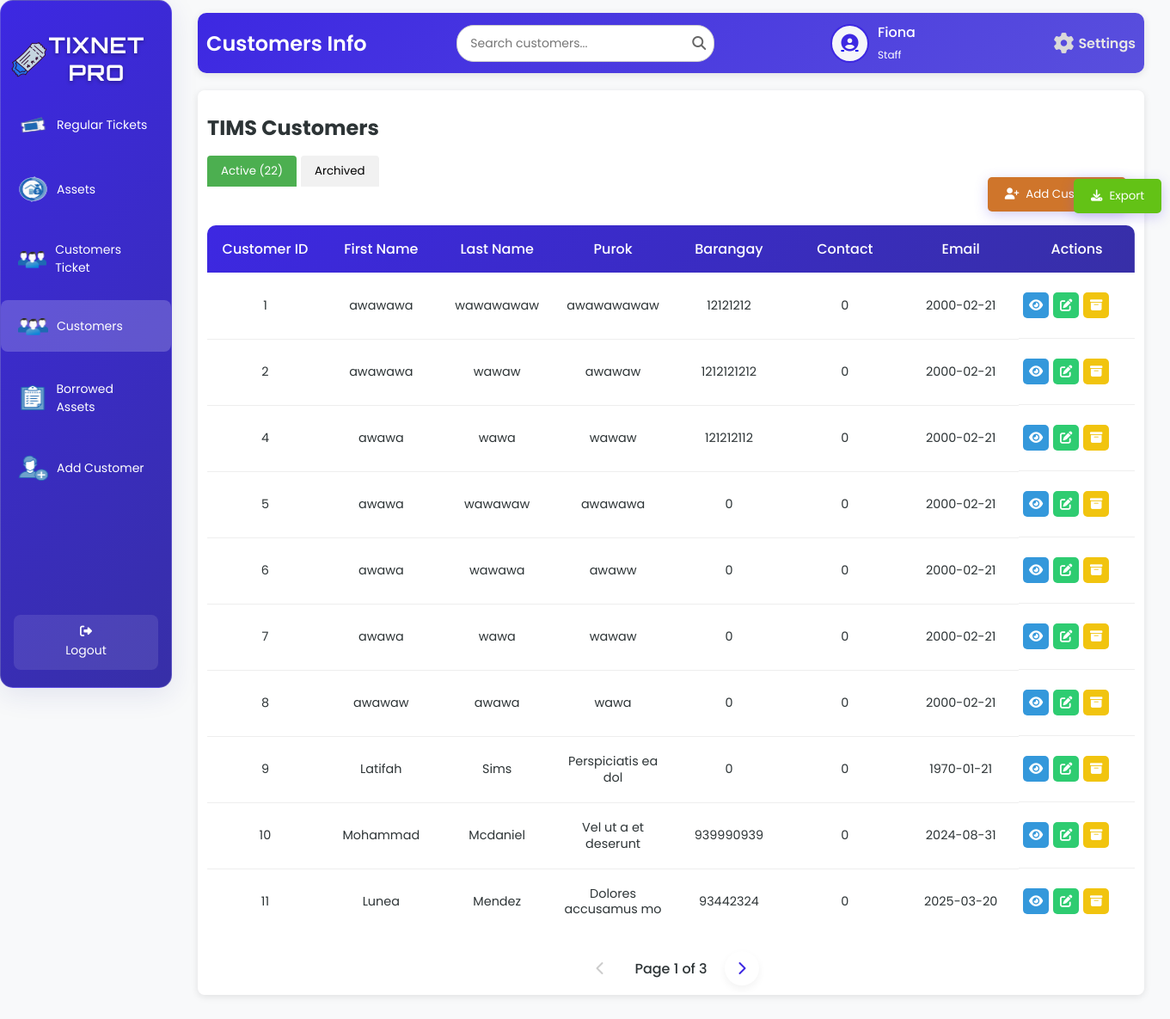
/customersT.php (signed in), run on the app's committed database.
### tables this page shows
CREATE TABLE `tbl_customer` (
  `c_id` int(50) NOT NULL,
  `c_fname` varchar(200) NOT NULL,
  `c_lname` varchar(200) NOT NULL,
  `c_purok` varchar(200) NOT NULL,
  `c_barangay` varchar(200) NOT NULL,
  `c_contact` varchar(100) NOT NULL,
  `c_email` varchar(200) NOT NULL,
  `c_date` date NOT NULL,
  `c_napname` varchar(200) NOT NULL,
  `c_napport` int(50) NOT NULL,
  `c_macaddress` varchar(200) NOT NULL,
  `c_status` varchar(200) NOT NULL,
  `c_plan` varchar(200) NOT NULL,
  `c_equipment` varchar(200) NOT NULL
);

### customersT.php (the view, shortened to what this page needs)
<?php
include 'db.php';
function jsEscape($str) {
    return str_replace(
        ["\\", "'", "\"", "\n", "\r", "\t"],
        ["\\\\", "\\'", "\\\"", "\\n", "\\r", "\\t"],
        $str
    );
}
$firstName = '';
$userType = '';
$avatarPath = $_SESSION['avatarPath'];
if ($conn) {
    $sqlUser = "SELECT u_fname, u_lname, u_type FROM tbl_user WHERE u_username = ?";
    $stmt = $conn->prepare($sqlUser);
    $stmt->bind_param("s", $_SESSION['username']);
    $stmt->execute();
    $resultUser = $stmt->get_result();
    if ($resultUser->num_rows > 0) {
        $row = $resultUser->fetch_assoc();
        $firstName = $row['u_fname'];
        $userType = $row['u_type'];
    }
    $limit = 10;
    $pageActive = isset($_GET['page_active']) ? (int)$_GET['page_active'] : 1;
    $offsetActive = ($pageActive - 1) * $limit;
    $totalActiveQuery = "SELECT COUNT(*) AS total FROM tbl_customer WHERE c_status NOT LIKE 'ARCHIVED:%' OR c_status IS NULL";
    $totalActiveResult = $conn->query($totalActiveQuery);
    $totalActiveRow = $totalActiveResult->fetch_assoc();
    $totalActive = $totalActiveRow['total'];
    $totalActivePages = ceil($totalActive / $limit);
    $pageArchived = isset($_GET['page_archived']) ? (int)$_GET['page_archived'] : 1;
    $sqlActive = "SELECT c_id, c_fname, c_lname, c_purok, c_barangay, c_contact, c_email, c_date, c_napname, c_napport, c_macaddress, c_status, c_plan, c_equipment
                  FROM tbl_customer WHERE c_status NOT LIKE 'ARCHIVED:%' OR c_status IS NULL LIMIT ?, ?";
    $stmtActive = $conn->prepare($sqlActive);
    $stmtActive->bind_param("ii", $offsetActive, $limit);
    $stmtActive->execute();
    $resultActive = $stmtActive->get_result();
} else {
    $_SESSION['error'] = "Database connection failed.";
}
?>
<!DOCTYPE html>
<html lang="en">
<head>
    <link rel="stylesheet" href="customersT.css">
    <link rel="stylesheet" href="https://cdnjs.cloudflare.com/ajax/libs/font-awesome/6.6.0/css/all.min.css" />
</head>
<body>
<div class="wrapper">
    <div class="sidebar glass-container">
        <h2><img src="image/logo.png" alt="Tix Net Icon" class="sidebar-icon">TixNet Pro</h2>
        <ul>
            <li><a href="staffD.php"><img src="image/ticket.png" alt="Regular Tickets" class="icon" /> <span>Regular Tickets</span></a></li>
            <li><a href="assetsT.php"><img src="image/assets.png" alt="Assets" class="icon" /> <span>Assets</span></a></li>
               <li><a href="AllCustomersT.php"><img src="image/users.png" alt="Customers" class="icon" /> <span>Customers Ticket</span></a></li>
            <li><a href="customersT.php" class="active"><img src="image/users.png" alt="Customers" class="icon" /> <span>Customers</span></a></li>
            <li><a href="borrowedStaff.php"><img src="image/borrowed.png" alt="Borrowed Assets" class="icon" /> <span>Borrowed Assets</span></a></li>
            <li><a href="addC.php"><img src="image/add.png" alt="Add Customer" class="icon" /> <span>Add Customer</span></a></li>
        </ul>
        <footer>
            <a href="index.php" class="back-home"><i class="fas fa-sign-out-alt"></i> Logout</a>
        </footer>
    </div>
    <div class="container">
        <div class="upper">
            <h1>Customers Info</h1>
            <div class="search-container">
                <input type="text" class="search-bar" id="searchInput" placeholder="Search customers..." onkeyup="debouncedSearchCustomers()">
                <span class="search-icon"><i class="fas fa-search"></i></span>
            </div>
            <div class="user-profile">
                <div class="user-icon">
                    <a href="image.php">
                        <?php
                        $cleanAvatarPath = preg_replace('/\?\d+$/', '', $avatarPath);
                        if (!empty($avatarPath) && file_exists($cleanAvatarPath)) {
                            echo "<img src='" . htmlspecialchars($avatarPath, ENT_QUOTES, 'UTF-8') . "' alt='User Avatar'>";
                        } else {
                            echo "<i class='fas fa-user-circle'></i>";
                        }
                        ?>
                    </a>
                </div>
                <div class="user-details">
                    <span><?php echo htmlspecialchars($firstName, ENT_QUOTES, 'UTF-8'); ?></span>
                    <small><?php echo htmlspecialchars(ucfirst($userType), ENT_QUOTES, 'UTF-8'); ?></small>
                </div>
                <a href="settings.php" class="settings-link">
                    <i class="fas fa-cog"></i>
                    <span>Settings</span>
                </a>
            </div>
        </div>
        <div class="table-box glass-container">
            <h2>TIMS Customers</h2>
            <div class="active-customers" id="customers_active" <?php echo (isset($_GET['tab']) && $_GET['tab'] === 'customers_archived') ? 'style="display: none;"' : ''; ?>>
                <div class="tab-buttons">
                    <button class="tab-btn <?php echo (isset($_GET['tab']) && $_GET['tab'] === 'customers_active') || !isset($_GET['tab']) ? 'active' : ''; ?>" onclick="showTab('customers_active')">
                        Active (<?php echo $totalActive; ?>)
                    </button>
                    <button class="tab-btn <?php echo isset($_GET['tab']) && $_GET['tab'] === 'customers_archived' ? 'active' : ''; ?>" onclick="showTab('customers_archived')">
                        Archived
                    </button>
                </div>
                <div class="customer-actions">
                    <form action="addC.php" method="get" style="display: inline;">
                        <button type="submit" class="add-user-btn"><i class="fas fa-user-plus"></i> Add Customer</button>
                    </form>
                    <div class="export-container">
                        <button class="action-btn export-btn"><i class="fas fa-download"></i> Export</button>
                    </div>
                </div>
                <table id="active-customers-table">
                    <thead>
                        <tr>
                            <th>Customer ID</th>
                            <th>First Name</th>
                            <th>Last Name</th>
                            <th>Purok</th>
                            <th>Barangay</th>
                            <th>Contact</th>
                            <th>Email</th>
                            <th>Actions</th>
                        </tr>
                    </thead>
                    <tbody id="active-customers-tbody">
                        <?php
                        if ($resultActive->num_rows > 0) {
                            while ($row = $resultActive->fetch_assoc()) {
                                $displayStatus = ($row['c_status'] ?? '');
                                echo "<tr>
                                        <td>{$row['c_id']}</td>
                                        <td>" . htmlspecialchars($row['c_fname'], ENT_QUOTES, 'UTF-8') . "</td>
                                        <td>" . htmlspecialchars($row['c_lname'], ENT_QUOTES, 'UTF-8') . "</td>
                                        <td>" . htmlspecialchars($row['c_purok'], ENT_QUOTES, 'UTF-8') . "</td>
                                        <td>" . htmlspecialchars($row['c_barangay'], ENT_QUOTES, 'UTF-8') . "</td>
                                        <td>" . htmlspecialchars($row['c_contact'], ENT_QUOTES, 'UTF-8') . "</td>
                                        <td>" . htmlspecialchars($row['c_email'], ENT_QUOTES, 'UTF-8') . "</td>
                                        <td class='action-buttons'>
                                            <a class='view-btn' onclick=\"showViewModal('{$row['c_id']}', '" . jsEscape($row['c_fname']) . "', '" . jsEscape($row['c_lname']) . "', '" . jsEscape($row['c_purok']) . "', '" . jsEscape($row['c_barangay']) . "', '" . jsEscape($row['c_contact']) . "', '" . jsEscape($row['c_email']) . "', '" . jsEscape($row['c_date']) . "', '" . jsEscape($row['c_napname']) . "', '" . jsEscape($row['c_napport']) . "', '" . jsEscape($row['c_macaddress']) . "', '" . jsEscape($displayStatus) . "', '" . jsEscape($row['c_plan']) . "', '" . jsEscape($row['c_equipment']) . "')\" title='View'><i class='fas fa-eye'></i></a>
                                            <a class='edit-btn' href='editC.php?id=" . htmlspecialchars($row['c_id'], ENT_QUOTES, 'UTF-8') . "' title='Edit'><i class='fas fa-edit'></i></a>
                                            <a class='archive-btn' onclick=\"showArchiveModal('{$row['c_id']}', '" . jsEscape($row['c_fname'] . ' ' . $row['c_lname']) . "')\" title='Archive'><i class='fas fa-archive'></i></a>
                                        </td>
                                      </tr>";
                            }
                        } else {
                            echo "<tr><td colspan='8' style='text-align: center;'>No active customers found.</td></tr>";
                        }
                        ?>
                    </tbody>
                </table>
                <div class="pagination" id="active-customers-pagination">
                    <?php if ($pageActive > 1): ?>
                        <a href="?tab=customers_active&page_active=<?php echo $pageActive - 1; ?>&page_archived=<?php echo $pageArchived; ?>" class="pagination-link"><i class="fas fa-chevron-left"></i></a>
                    <?php else: ?>
                        <span class="pagination-link disabled"><i class="fas fa-chevron-left"></i></span>
                    <?php endif; ?>
                    <span class="current-page">Page <?php echo $pageActive; ?> of <?php echo $totalActivePages; ?></span>
                    <?php if ($pageActive < $totalActivePages): ?>
                        <a href="?tab=customers_active&page_active=<?php echo $pageActive + 1; ?>&page_archived=<?php echo $pageArchived; ?>" class="pagination-link"><i class="fas fa-chevron-right"></i></a>
                    <?php else: ?>
                        <span class="pagination-link disabled"><i class="fas fa-chevron-right"></i></span>
                    <?php endif; ?>
                </div>
            </div>
        </div>
    </div>
</div>
</body>
</html>

### data on the page
tbl_customer: c_id "1", c_fname "awawawa", c_lname "wawawawaw", c_purok "awawawawaw", c_barangay "12121212", c_contact "0", c_email "2000-02-21"
tbl_customer: c_id "2", c_fname "awawawa", c_lname "wawaw", c_purok "awawaw", c_barangay "1212121212", c_contact "0", c_email "2000-02-21"
tbl_customer: c_id "4", c_fname "awawa", c_lname "wawa", c_purok "wawaw", c_barangay "121212112", c_contact "0", c_email "2000-02-21"
tbl_customer: c_id "5", c_fname "awawa", c_lname "wawawaw", c_purok "awawawa", c_barangay "0", c_contact "0", c_email "2000-02-21"
tbl_customer: c_id "6", c_fname "awawa", c_lname "wawawa", c_purok "awaww", c_barangay "0", c_contact "0", c_email "2000-02-21"
tbl_customer: c_id "7", c_fname "awawa", c_lname "wawa", c_purok "wawaw", c_barangay "0", c_contact "0", c_email "2000-02-21"
tbl_customer: c_id "8", c_fname "awawaw", c_lname "awawa", c_purok "wawa", c_barangay "0", c_contact "0", c_email "2000-02-21"
tbl_customer: c_id "9", c_fname "Latifah", c_lname "Sims", c_purok "Perspiciatis ea dol", c_barangay "0", c_contact "0", c_email "1970-01-21"
tbl_customer: c_id "10", c_fname "Mohammad", c_lname "Mcdaniel", c_purok "Vel ut a et deserunt", c_barangay "939990939", c_contact "0", c_email "2024-08-31"
tbl_customer: c_id "11", c_fname "Lunea", c_lname "Mendez", c_purok "Dolores accusamus mo", c_barangay "93442324", c_contact "0", c_email "2025-03-20"

### other printed values
$firstName "Fiona"
$userType "Staff"
$totalActive "22"
$pageActive "1"
$totalActivePages "3"
